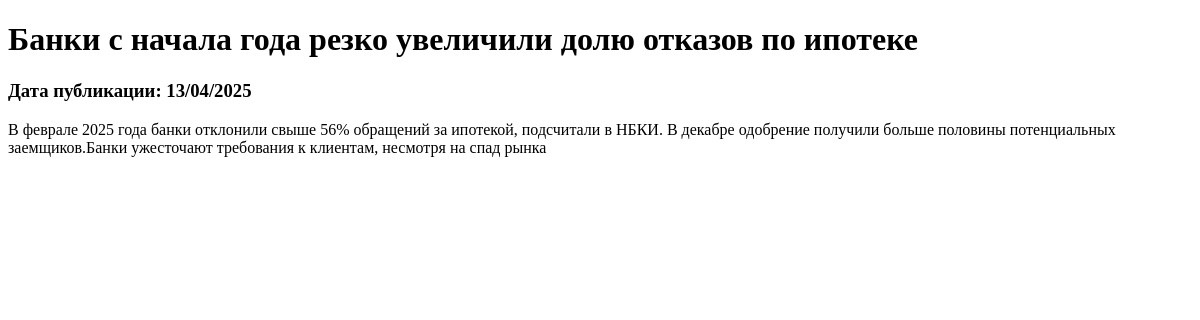
The page /news/3 on the database as committed earlier.
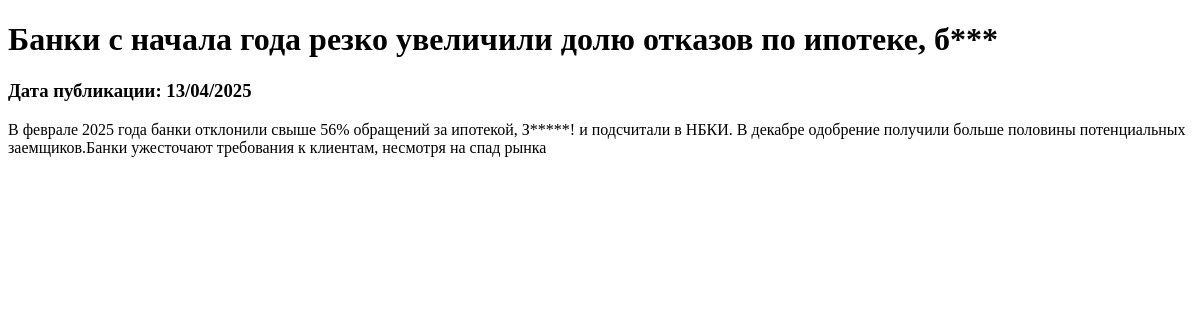
The same page on the database as committed later.
### new_app/models.py (models this page shows, shortened)
class Post(models.Model):
    title = models.CharField()
    text = models.TextField()
    rating = models.IntegerField(default = 0)
    type = models.CharField(max_length = 2, choices = POST_TYPE, default = news)
    data_create = models.DateField(auto_now_add = True)
    author = models.ForeignKey(Author, on_delete=models.CASCADE)
    categories = models.ManyToManyField(Category, through='PostCategory')

### new_app/views.py (the view)
# urls.py: path('<int:pk>', PostDetail.as_view(), name='post_detail'),
class PostDetail(DetailView):
    model = Post
    template_name = 'post.html'
    context_object_name = 'post'

### new_app/templatetags/custom_filters.py (called while the page is built)
@register.filter(name='censor')
def currency(value):
    try:
        words_value = value.split()
        censored_value = ''
        for word in words_value:
            word_clean = ''.join(re.findall('[а-яА-яЁё]', word))
            if word[1:].islower():
                if word_clean.lower() in CENSORED_WORDS:
                    censored_value += word.replace(word_clean[1:], len(word_clean[1:]) * '*') + ' '
                else:
                    censored_value += word + ' '
            else:
                censored_value += word + ' '
        return censored_value[:-1]
    except Exception as e:
        print(e)
        return ''

### templates/post.html (shortened to what this page needs)
{% extends 'flatpages/default.html' %}
{% load custom_filters %}
{% block content %}
    <h1>{{ post.title|censor }}</h1>
    <h3>Дата публикации: {{ post.data_create|date:"d/m/Y" }}</h3>
    <p>{{ post.text|censor }}</p>
{% endblock content %}

### templates/flatpages/default.html (shortened to what this page needs)
<!DOCTYPE html>
<html>
<head>
</head>
<body>
{% block content %}
{% endblock content %}
</body>
</html>

Rows that differ between the two databases and show on the page:
changed Post: title|censor "Банки с начала года резко увеличили долю отказов по ипотеке" → "Банки с начала года резко увеличили долю отказов по ипотеке, б***"; text|censor "…56% обращений за ипотекой, подсчитали в НБКИ. В…" → "…56% обращений за ипотекой, З*****! и подсчитали в НБКИ. В…"
